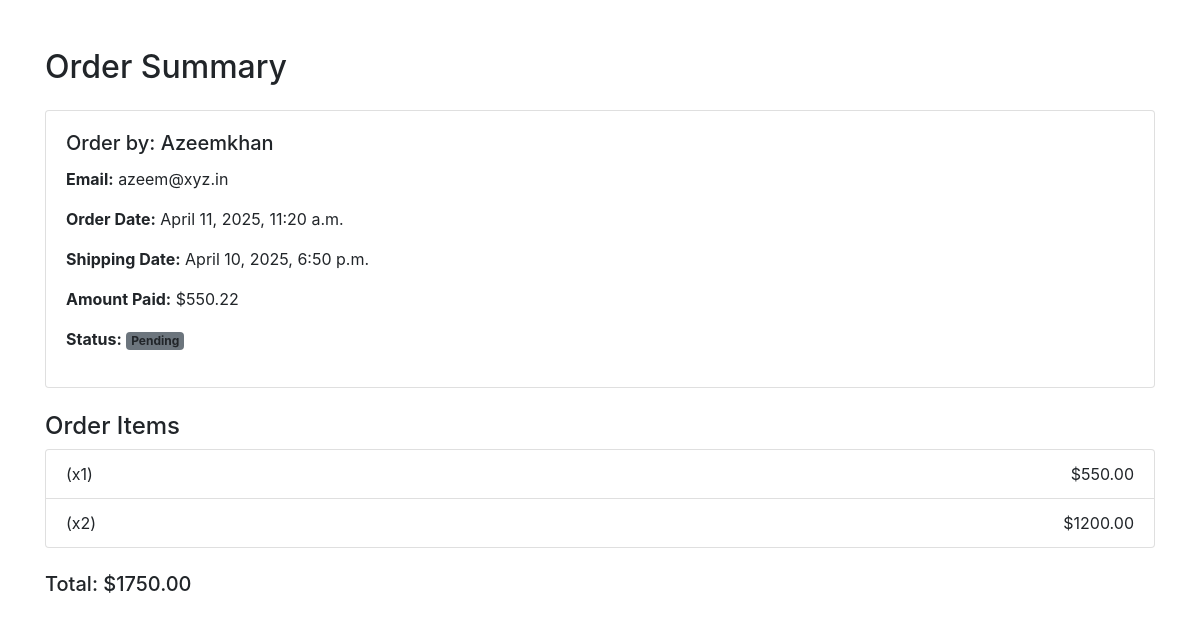
The page /order_summary (signed in) on the database as committed earlier.
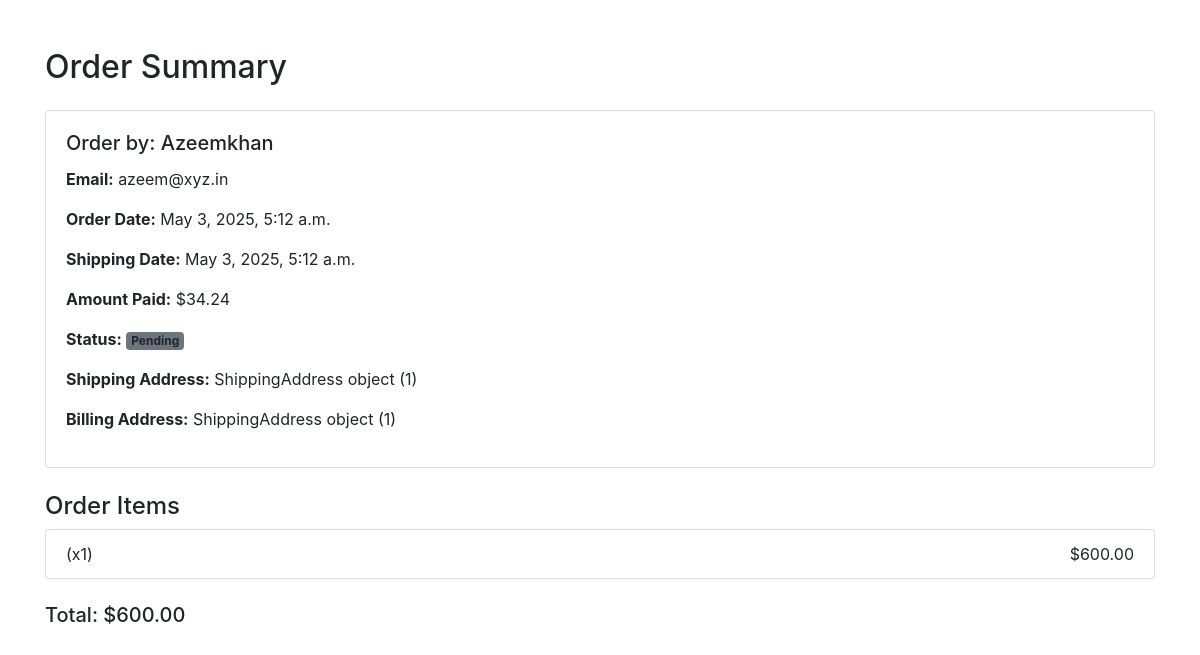
The same page on the database as committed later.
### Alibaba/models.py (models this page shows, shortened)
class Order(models.Model):
    user = models.ForeignKey(User, on_delete=models.CASCADE)
    email = models.EmailField(max_length=30)
    amount_paid = models.DecimalField(max_digits=5, decimal_places=2)
    shipping_date = models.DateTimeField(auto_now_add=True)
    ordered_date = models.DateTimeField(auto_now_add=True)  # Changed from default=datetime.now()
    ordered = models.BooleanField(default=False)
    shipping_address = models.ForeignKey(
        ShippingAddress, related_name='shipping_orders', on_delete=models.SET_NULL, blank=True, null=True)
    billing_address = models.ForeignKey(
        ShippingAddress, related_name='billing_orders', on_delete=models.SET_NULL, blank=True, null=True)
    payment = models.ForeignKey(
        'Payment', on_delete=models.SET_NULL, blank=True, null=True)
    being_delivered = models.BooleanField(default=False)
    received = models.BooleanField(default=False)
    refund_requested = models.BooleanField(default=False)
    refund_granted = models.BooleanField(default=False)
    def total_amount_of_order(self):
        return  sum(item.get_total_item_price() for item in self.items.all())

class OrderItem(models.Model):
    order = models.ForeignKey(Order,on_delete=models.CASCADE,related_name='items')
    product = models.ForeignKey(ProductModel,on_delete=models.CASCADE)
    quantity=models.PositiveIntegerField(default=1)
    price = models.DecimalField( max_digits=5, decimal_places=2)
    def get_total_item_price(self):
        return self.price * self.quantity

class ShippingAddress(models.Model):
    user = models.ForeignKey(User, on_delete=models.CASCADE, null=True)
    address_line = models.CharField(max_length=255)
    city = models.CharField(max_length=100)
    postal_code = models.CharField(max_length=10)
    country = models.CharField(max_length=100)

### Alibaba/views.py (the view)
# urls.py: path('order_summary',views.makeOrder.as_view(),name='order-summary'),
class makeOrder(View):
    def get(self,request):
        orders = Order.objects.filter(user=request.user)
        return render(request,'Alibaba/orderPage.html',context={'orders':orders})

### Alibaba/context_processors.py (called while the page is built)
def get_items_count(request):
    cart_count = 0
    if request.user.is_authenticated:
        cart_count = CartItem.objects.filter(user = request.user).count()
        return {'cart_count':cart_count}
    return {'cart_count':cart_count}

### Alibaba/templates/Alibaba/orderPage.html (shortened to what this page needs)
{% extends "Alibaba/base.html" %}
{% load static %}
{% block content %}
<div class="container mt-5">
    <h2 class="mb-4">Order Summary</h2>
    {% for order in orders  %}
    <div class="card mb-4">
        <div class="card-body">
            <h5 class="card-title">Order by: {{ order.user.username }}</h5>
            <p><strong>Email:</strong> {{ order.email }}</p>
            <p><strong>Order Date:</strong> {{ order.ordered_date }}</p>
            <p><strong>Shipping Date:</strong> {{ order.shipping_date }}</p>
            <p><strong>Amount Paid:</strong> ${{ order.amount_paid }}</p>
            <p><strong>Status:</strong>
                {% if order.received %}
                    <span class="badge bg-success">Delivered</span>
                {% elif order.being_delivered %}
                    <span class="badge bg-warning text-dark">Being Delivered</span>
                {% elif order.ordered %}
                    <span class="badge bg-primary">Ordered</span>
                {% else %}
                    <span class="badge bg-secondary">Pending</span>
                {% endif %}
            </p>
            {% if order.shipping_address %}
                <p><strong>Shipping Address:</strong> {{ order.shipping_address }}</p>
            {% endif %}
            {% if order.billing_address %}
                <p><strong>Billing Address:</strong> {{ order.billing_address }}</p>
            {% endif %}
        </div>
    </div>
    <h4>Order Items</h4>
    <ul class="list-group">
        {% for item in order.items.all %}
            <li class="list-group-item d-flex justify-content-between align-items-center">
                {{ item.product.name }} (x{{ item.quantity }})
                <span>${{ item.get_total_item_price }}</span>
            </li>
        {% empty %}
            <li class="list-group-item">No items in this order.</li>
        {% endfor %}
    </ul>
    <div class="mt-4">
        <h5>Total: ${{ order.total_amount_of_order }}</h5>
    </div>
</div>
{% endfor %}
{% endblock %}

Rows that differ between the two databases and show on the page:
removed OrderItem: quantity "2", get_total_item_price "1200.00"
changed Order "azeem@xyz.in": ordered_date "April 11, 2025, 11:20 a.m." → "May 3, 2025, 5:12 a.m."; shipping_date "April 10, 2025, 6:50 p.m." → "May 3, 2025, 5:12 a.m."; amount_paid "550.22" → "34.24"; shipping_address (not shown) → "ShippingAddress object (1)"; billing_address_id empty → 1 (drawn); billing_address (not shown) → "ShippingAddress object (1)"; total_amount_of_order "1750.00" → "600.00"
changed OrderItem: get_total_item_price "550.00" → "600.00"
